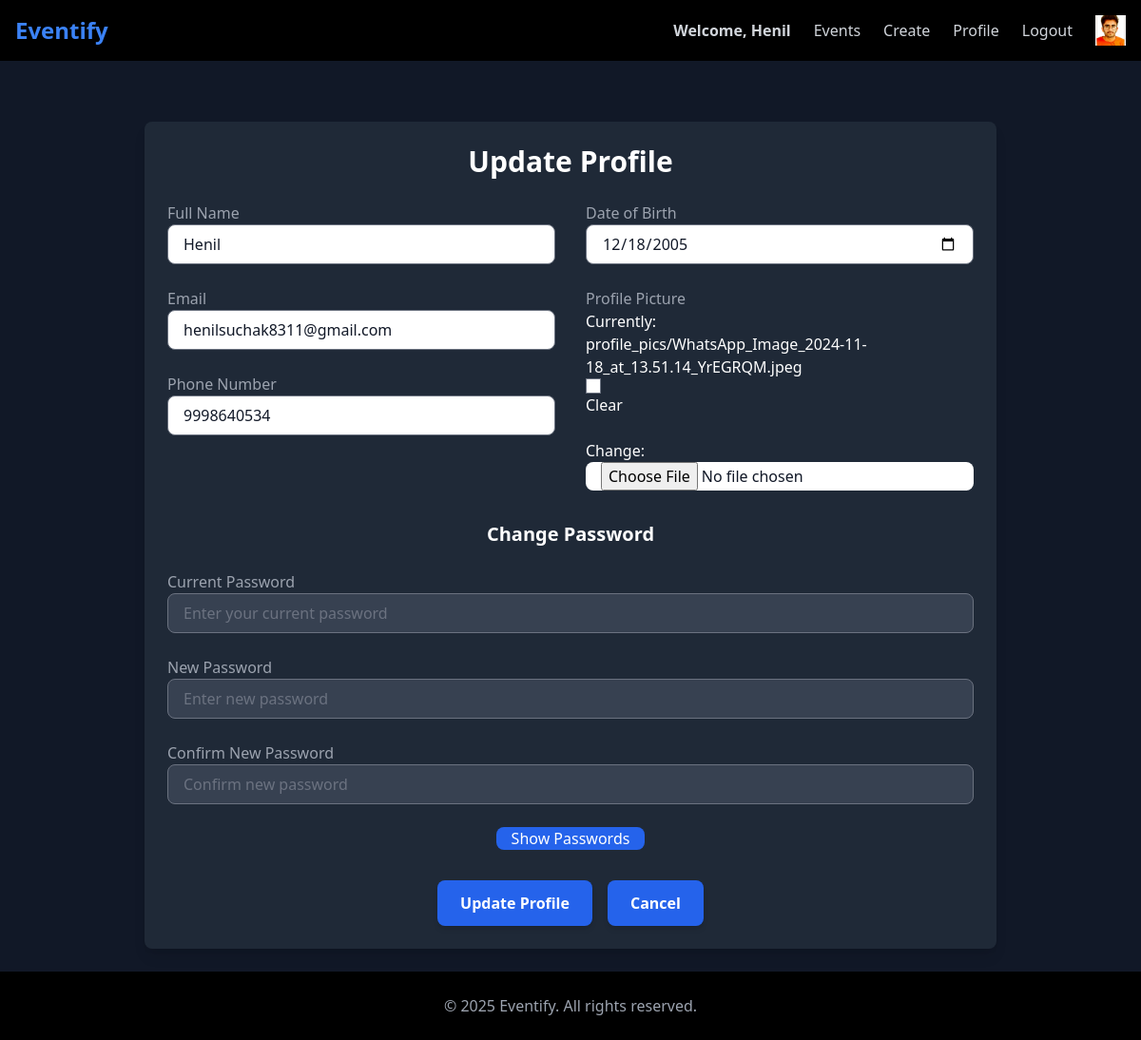
Page /user1/profile/update/ (signed in) on the committed database.
### user1/models.py (models this page shows, shortened)
class CustomUser(AbstractBaseUser, PermissionsMixin):
    email = models.EmailField(unique=True)  # Unique identifier
    name = models.CharField(max_length=50)
    phone_number = models.CharField(max_length=15, blank=True, null=True)
    profile_picture = models.ImageField(upload_to="profile_pics/", blank=True, null=True, default="profile_pics/default_profile.png")
    date_of_birth = models.DateField(blank=True, null=True)
    is_active = models.BooleanField(default=True)
    is_staff = models.BooleanField(default=False)  # Required for admin login
    objects = CustomUserManager()
    USERNAME_FIELD = "email"
    REQUIRED_FIELDS = ["name"]

### user1/views.py (the view)
# urls.py: path("profile/update/", views.update_profile, name="update_profile"),  #14 User profile update
@login_required
def update_profile(request):
    if request.method == "POST":
        form = CustomUserUpdateForm(request.POST, request.FILES, instance=request.user)
        if form.is_valid():
            user = form.save(commit=False)
            current_password = form.cleaned_data.get("current_password")
            new_password = form.cleaned_data.get("new_password")
            confirm_password = form.cleaned_data.get("confirm_password")
            if current_password and new_password:
                if not request.user.check_password(current_password):
                    messages.error(request, "❌ Current password is incorrect!")
                    return redirect("update_profile")
                if new_password != confirm_password:
                    messages.error(request, "❌ New password and confirm password do not match!")
                    return redirect("update_profile")
                user.set_password(new_password)
                update_session_auth_hash(request, user)  # Keep user logged in
            user.save()
            return redirect("event:profile")  # Redirect to profile page
        else:
            messages.error(request, "Please check old password or your new password and confirm password are not same.")
    else:
        form = CustomUserUpdateForm(instance=request.user)
    return render(request, "user1/update_profile.html", {"form": form})

### user1/templates/user1/update_profile.html (shortened to what this page needs)
{% extends 'layout.html' %}
{% block content %}
<div class="min-h-screen bg-gray-900 flex flex-col items-center">
    <div class="mt-16 p-6 bg-gray-800 shadow-lg rounded-lg max-w-4xl w-full">
        <h2 class="text-3xl font-semibold text-white mb-6 text-center">Update Profile</h2>
        <form method="POST" enctype="multipart/form-data" class="grid grid-cols-1 md:grid-cols-2 gap-8" id="update-profile-form">
            <div class="space-y-6 w-full">
                <div class="flex flex-col">
                    <label class="text-gray-400 font-medium">Full Name</label>
                    {{ form.name }}
                </div>
                <div class="flex flex-col">
                    <label class="text-gray-400 font-medium">Email</label>
                    {{ form.email }}
                </div>
                <div class="flex flex-col">
                    <label class="text-gray-400 font-medium">Phone Number</label>
                    {{ form.phone_number }}
                </div>
            </div>
            <div class="space-y-6 w-full">
                <div class="flex flex-col">
                    <label class="text-gray-400 font-medium">Date of Birth</label>
                    {{ form.date_of_birth }}
                </div>
                <div class="flex flex-col">
                    <label class="text-gray-400 font-medium">Profile Picture</label>
                    {{ form.profile_picture }}
                </div>
            </div>
            <div class="col-span-2 space-y-6 w-full">
                <h3 class="text-xl font-semibold text-white text-center">Change Password</h3>
                <div class="flex flex-col">
                    <label class="text-gray-400 font-medium">Current Password</label>
                    <input type="password" id="current_password" name="current_password" class="form-input bg-gray-700 text-white border border-gray-600 rounded-lg px-4 py-2" placeholder="Enter your current password" data-password="true">
                </div>
                <div class="flex flex-col">
                    <label class="text-gray-400 font-medium">New Password</label>
                    <input type="password" id="new_password" name="new_password" class="form-input bg-gray-700 text-white border border-gray-600 rounded-lg px-4 py-2" placeholder="Enter new password" data-password="true">
                </div>
                <div class="flex flex-col">
                    <label class="text-gray-400 font-medium">Confirm New Password</label>
                    <input type="password" id="confirm_password" name="confirm_password" class="form-input bg-gray-700 text-white border border-gray-600 rounded-lg px-4 py-2" placeholder="Confirm new password" data-password="true">
                </div>
                <div class="flex justify-center w-full mt-4">
                    <button type="button" id="togglePassword" class="bg-blue-600 hover:bg-blue-700 text-white px-4 py-2 rounded-lg">
                        Show Passwords
                    </button>
                </div>
            </div>
            <div class="col-span-2 flex justify-center space-x-4">
                <button type="submit" class="bg-blue-600 hover:bg-blue-700 text-white font-semibold px-6 py-3 rounded-lg shadow-md w-full md:w-auto">
                    Update Profile
                </button>
                <button type="button" onclick="goBack()" class="bg-blue-600 hover:bg-blue-700 text-white font-semibold px-6 py-3 rounded-lg shadow-md w-full md:w-auto text-center">
                    Cancel
                </button>
            </div>
        </form>
    </div>
    <br>
</div>
{% endblock %}

### templates/layout.html (shortened to what this page needs)
{% load static tailwind_tags %}
{% load static %}
<!DOCTYPE html>
<html lang="en">
<head>
    {% tailwind_css %}
    <link rel="stylesheet" href="{% static 'style.css' %}">
</head>
<body class="bg-black text-white">
    <nav class="w-full bg-black shadow-md p-4 flex justify-between items-center">
        <h1 class="text-2xl font-bold text-blue-500">
            <a href="{% url 'event:home' %}">Eventify</a>
        </h1>
        <div class="flex items-center space-x-6 text-gray-300">
            {% if request.user.is_authenticated %}
                <a href="{% url 'event:home' %}" class="text-blue-400 font-semibold">Welcome, {{ request.user.name }}</span>
                <a href="{% url 'event:event_list' %}" class="hover:text-orange-400 font-medium">Events</a>
                <a href="{% url 'event:create_event' %}" class="hover:text-orange-400 font-medium">Create</a>
                <a href="{% url 'event:profile' %}" class="hover:text-orange-400 font-medium">Profile</a>
                <form method="POST" action="{% url 'logout' %}" class="inline">
                    <button type="submit" onclick="return confirmLogout()"
                            class="hover:text-red-400 font-medium">
                        Logout
                    </button>
                </form>
                <img src="{{ request.user.profile_picture.url }}" alt="Profile"
                    class="rounded-full border border-gray-500 object-cover"
                    style="width: 32px; height: 32px;">
            {% else %}
                <a href="{% url 'login' %}" class="hover:text-orange-400 font-medium">Login</a>
            {% endif %}
        </div>
    </nav>
    {% block content %}{% endblock %}
    <footer class="w-full bg-black p-6 space-y-6 text-center text-gray-400">
        © 2025 Eventify. All rights reserved.
    </footer>
</body>
</html>

### static/style.css (style rules this page uses)
body { background-color: rgb(23, 23, 26); color: rgb(137, 139, 141); }
h1 { text-align: center; font-size: 2em; }

### rows in the picture
CustomUser: user.name "Henil", user.profile_picture (picture), name "Henil", email "henilsuchak8311@gmail.com", phone_number "9998640534", date_of_birth "12/18/2005"
